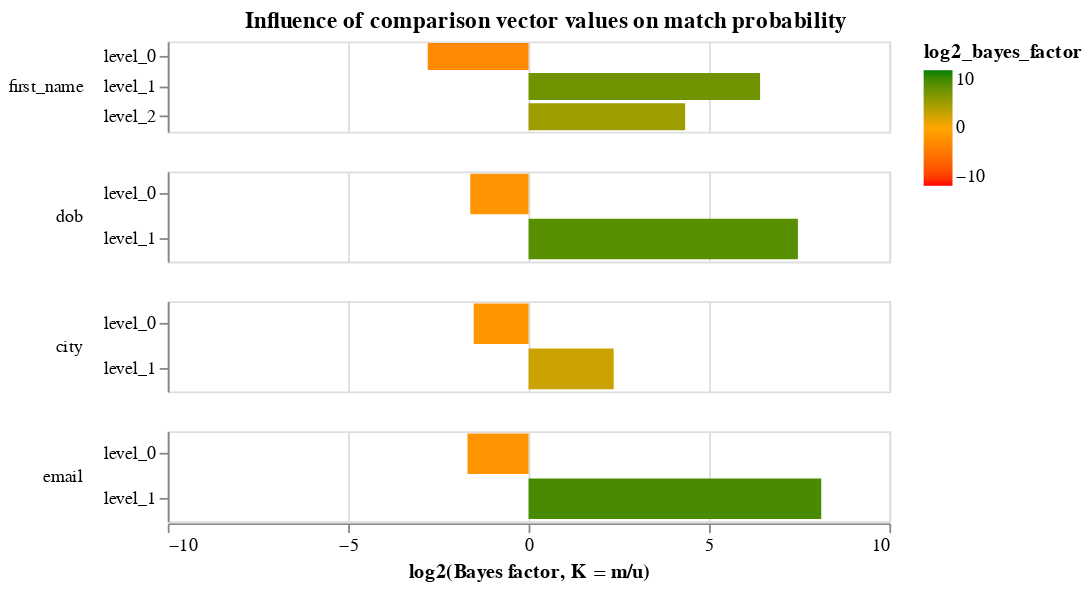

Here is the notebook cell this chart was saved with:
### Markdown cell above
The `model` property of the `linker` is an object that contains a lot of diagnostic information about how the match probability was computed.  The following cells demonstrate some of its functionality

### Code cell
model = linker.model
model.bayes_factor_chart()

### Figure 1 — Vega-Lite specification as saved in the notebook (floating-point values rounded to 4 significant figures)
{"$schema": "https://vega.github.io/schema/vega-lite/v4.json", "config": {"header": {"title": null}, "mark": {"tooltip": null}, "title": {"anchor": "middle"}, "view": {"continuousHeight": 300, "continuousWidth": 400, "height": 300, "width": 400}}, "data": {"name": "data-47c9cefec8b5a658fa5a4b0a9d932e84"}, "datasets": {"data-47c9cefec8b5a658fa5a4b0a9d932e84": [{"bayes_factor": 0.1441, "column_name": "first_name", "gamma_column_name": "gamma_first_name", "gamma_index": 0, "level_name": "level_0", "level_proportion": 0.6928, "log2_bayes_factor": -2.795, "m_probability": 0.139, "max_gamma_index": 2, "num_levels": 3, "u_probability": 0.9647}, {"bayes_factor": 85.44, "column_name": "first_name", "gamma_column_name": "gamma_first_name", "gamma_index": 1, "level_name": "level_1", "level_proportion": 0.06437, "log2_bayes_factor": 6.417, "m_probability": 0.191, "max_gamma_index": 2, "num_levels": 3, "u_probability": 0.002235}, {"bayes_factor": 20.24, "column_name": "first_name", "gamma_column_name": "gamma_first_name", "gamma_index": 2, "level_name": "level_2", "level_proportion": 0.2428, "log2_bayes_factor": 4.339, "m_probability": 0.67, "max_gamma_index": 2, "num_levels": 3, "u_probability": 0.03311}, {"bayes_factor": 0.3262, "column_name": "dob", "gamma_column_name": "gamma_dob", "gamma_index": 0, "level_name": "level_0", "level_proportion": 0.7752, "log2_bayes_factor": -1.616, "m_probability": 0.3249, "max_gamma_index": 1, "num_levels": 2, "u_probability": 0.9962}, {"bayes_factor": 176.6, "column_name": "dob", "gamma_column_name": "gamma_dob", "gamma_index": 1, "level_name": "level_1", "level_proportion": 0.2248, "log2_bayes_factor": 7.464, "m_probability": 0.6751, "max_gamma_index": 1, "num_levels": 2, "u_probability": 0.003823}, {"bayes_factor": 0.3485, "column_name": "city", "gamma_column_name": "gamma_city", "gamma_index": 0, "level_name": "level_0", "level_proportion": 0.6785, "log2_bayes_factor": -1.521, "m_probability": 0.301, "max_gamma_index": 1, "num_levels": 2, "u_probability": 0.8638}, {"bayes_factor": 5.131, "column_name": "city", "gamma_column_name": "gamma_city", "gamma_index": 1, "level_name": "level_1", "level_proportion": 0.3215, "log2_bayes_factor": 2.359, "m_probability": 0.699, "max_gamma_index": 1, "num_levels": 2, "u_probability": 0.1362}, {"bayes_factor": 0.3094, "column_name": "email", "gamma_column_name": "gamma_email", "gamma_index": 0, "level_name": "level_0", "level_proportion": 0.7707, "log2_bayes_factor": -1.692, "m_probability": 0.3086, "max_gamma_index": 1, "num_levels": 2, "u_probability": 0.9975}, {"bayes_factor": 276.7, "column_name": "email", "gamma_column_name": "gamma_email", "gamma_index": 1, "level_name": "level_1", "level_proportion": 0.2293, "log2_bayes_factor": 8.112, "m_probability": 0.6914, "max_gamma_index": 1, "num_levels": 2, "u_probability": 0.002498}]}, "encoding": {"color": {"field": "log2_bayes_factor", "scale": {"domain": [-10, 0, 10], "range": ["red", "orange", "green"]}, "type": "quantitative"}, "row": {"field": "column_name", "header": {"labelAlign": "left", "labelAnchor": "middle", "labelAngle": 0}, "sort": {"field": "gamma_index"}, "type": "nominal"}, "tooltip": [{"field": "column_name", "type": "nominal"}, {"field": "level_name", "type": "ordinal"}, {"field": "m_probability", "format": ".4f", "type": "quantitative"}, {"field": "bayes_factor", "format": ".4f", "type": "quantitative"}, {"field": "level_proportion", "format": ".2%", "title": "Percentage of record comparisons in this level", "type": "nominal"}, {"field": "log2_bayes_factor", "format": ".4f", "title": "log2(Bayes factor, K = m/u)", "type": "quantitative"}], "x": {"axis": {"title": "log2(Bayes factor, K = m/u)", "values": [-10, -5, 0, 5, 10]}, "field": "log2_bayes_factor", "scale": {"domain": [-10, 10]}, "type": "quantitative"}, "y": {"axis": {"title": null}, "field": "level_name", "type": "nominal"}}, "height": 50, "mark": {"clip": true, "type": "bar"}, "resolve": {"scale": {"y": "independent"}}, "title": "Influence of comparison vector values on match probability"}
